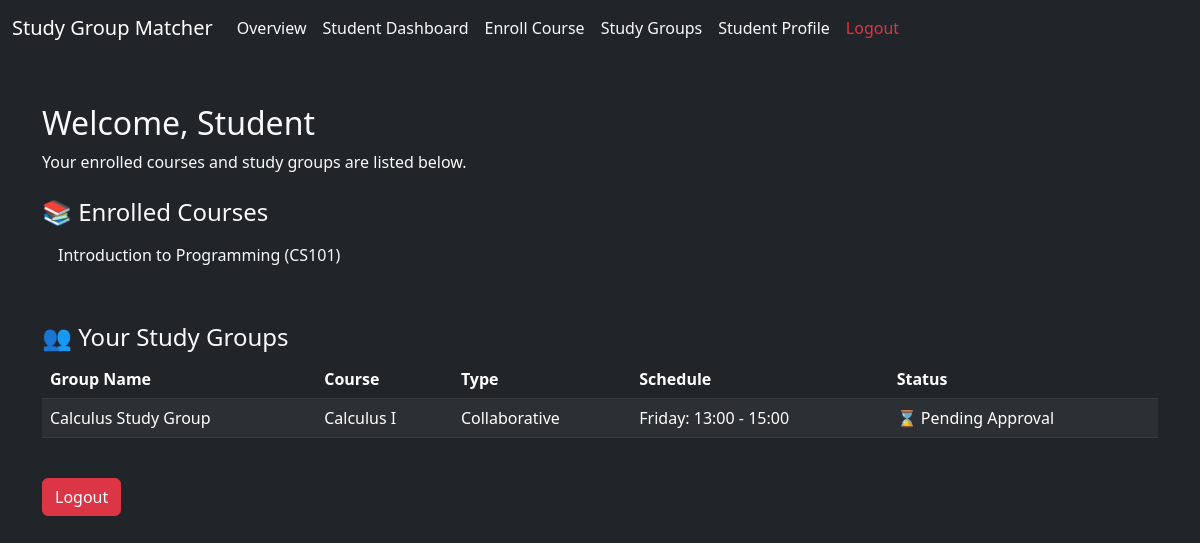
Screenshot of /student_dashboard.php (signed in) with the database file from the repository.
### tables this page shows
CREATE TABLE IF NOT EXISTS COURSE (
    CourseID VARCHAR(20) PRIMARY KEY,
    Name VARCHAR(100) NOT NULL,
    DepartmentId INT,
    ProfessorId INT,
    FOREIGN KEY (DepartmentId) REFERENCES DEPARTMENT(DepartmentId) ON DELETE SET NULL,
    FOREIGN KEY (ProfessorId) REFERENCES PROFESSOR(ProfessorId) ON DELETE SET NULL
);

CREATE TABLE IF NOT EXISTS REQUEST (
    StudentId INT,
    GroupId INT,
    Status ENUM('Pending', 'Accepted', 'Rejected') DEFAULT 'Pending',
    PRIMARY KEY (StudentId, GroupId),
    FOREIGN KEY (StudentId) REFERENCES STUDENT(StudentId) ON DELETE CASCADE,
    FOREIGN KEY (GroupId) REFERENCES STUDY_GROUP(GroupId) ON DELETE CASCADE
);

CREATE TABLE IF NOT EXISTS STUDY_GROUP (
    GroupId INT AUTO_INCREMENT PRIMARY KEY,
    CourseId VARCHAR(20) NOT NULL,
    LeaderStudentId INT,
    GroupName VARCHAR(100),
    GroupType VARCHAR(50),
    Schedule JSON,
    ProfessorApproval BOOLEAN DEFAULT FALSE,
    FOREIGN KEY (CourseId) REFERENCES COURSE(CourseID) ON DELETE CASCADE,
    FOREIGN KEY (LeaderStudentId) REFERENCES STUDENT(StudentId) ON DELETE SET NULL
);

### student_dashboard.php (the view, shortened to what this page needs)
<?php
include 'navbar.php';
require_once "db.php";
$studentId = $_SESSION["StudentId"];
$enrolledCourses = [];
$joinedGroups = [];
$stmt = $conn->prepare("
    SELECT c.CourseID, c.Name
    FROM COURSE c
    JOIN ENROLL e ON c.CourseID = e.CourseId
    WHERE e.StudentId = ?
");
$stmt->bind_param("i", $studentId);
$stmt->execute();
$result = $stmt->get_result();
while ($row = $result->fetch_assoc()) {
    $enrolledCourses[] = $row;
}
$stmt = $conn->prepare("
    SELECT sg.GroupId, sg.GroupName, sg.GroupType, sg.Schedule, sg.ProfessorApproval, c.Name AS CourseName, r.Status
    FROM REQUEST r
    JOIN STUDY_GROUP sg ON r.GroupId = sg.GroupId
    JOIN COURSE c ON sg.CourseId = c.CourseID
    WHERE r.StudentId = ?
");
$stmt->bind_param("i", $studentId);
$stmt->execute();
$result = $stmt->get_result();
while ($row = $result->fetch_assoc()) {
    $joinedGroups[] = $row;
}
?>
<!DOCTYPE html>
<html lang="en">
<head>
    <link href="https://cdn.jsdelivr.net/npm/bootstrap@5.3.0/dist/css/bootstrap.min.css" rel="stylesheet">
</head>
<body class="bg-dark text-light">
    <div class="container mt-5">
        <h2>Welcome, Student</h2>
        <p>Your enrolled courses and study groups are listed below.</p>
        <h4 class="mt-4">📚 Enrolled Courses</h4>
        <?php if (count($enrolledCourses) > 0): ?>
            <ul class="list-group list-group-flush">
                <?php foreach ($enrolledCourses as $course): ?>
                    <li class="list-group-item bg-dark text-light">
                        <?= htmlspecialchars($course["Name"]) ?> (<?= htmlspecialchars($course["CourseID"]) ?>)
                    </li>
                <?php endforeach; ?>
            </ul>
        <?php else: ?>
            <p>You are not enrolled in any courses yet.</p>
        <?php endif; ?>
        <h4 class="mt-5">👥 Your Study Groups</h4>
        <?php if (count($joinedGroups) > 0): ?>
            <table class="table table-dark table-striped">
                <thead>
                    <tr>
                        <th>Group Name</th>
                        <th>Course</th>
                        <th>Type</th>
                        <th>Schedule</th>
                        <th>Status</th>
                    </tr>
                </thead>
                <tbody>
                    <?php foreach ($joinedGroups as $group): ?>
                        <tr>
                            <td><?= htmlspecialchars($group["GroupName"]) ?></td>
                            <td><?= htmlspecialchars($group["CourseName"]) ?></td>
                            <td><?= htmlspecialchars($group["GroupType"]) ?></td>
                            <td>
                                <?php
                                $schedule = json_decode($group["Schedule"], true);
                                if ($schedule) {
                                    foreach ($schedule as $item) {
                                        echo htmlspecialchars($item["day"]) . ": " . htmlspecialchars($item["start"]) . " - " . htmlspecialchars($item["end"]) . "<br>";
                                    }
                                } else {
                                    echo "Not set";
                                }
                                ?>
                            </td>
                              <td>
                                  <?php
                                  if ($group["Status"] === "Accepted") {
                                      echo "✅ Accepted";
                                  } elseif ($group["Status"] === "Pending") {
                                      echo "⌛ Pending Approval";
                                  } elseif ($group["Status"] === "Rejected") {
                                      echo "❌ Rejected";
                                  }
                                  ?>
                              </td>
                        </tr>
                    <?php endforeach; ?>
                </tbody>
            </table>
        <?php else: ?>
            <p>You haven't joined any study groups yet.</p>
        <?php endif; ?>
        <a href="logout.php" class="btn btn-danger mt-4">Logout</a>
    </div>
</body>
</html>

### rows the page displays
course: Name "Introduction to Programming", CourseID "CS101"
request: GroupId.GroupName "Calculus Study Group", course.Name "Calculus I", GroupId.GroupType "Collaborative", day "Friday", start "13:00", end "15:00", Status "⌛ Pending Approval"
